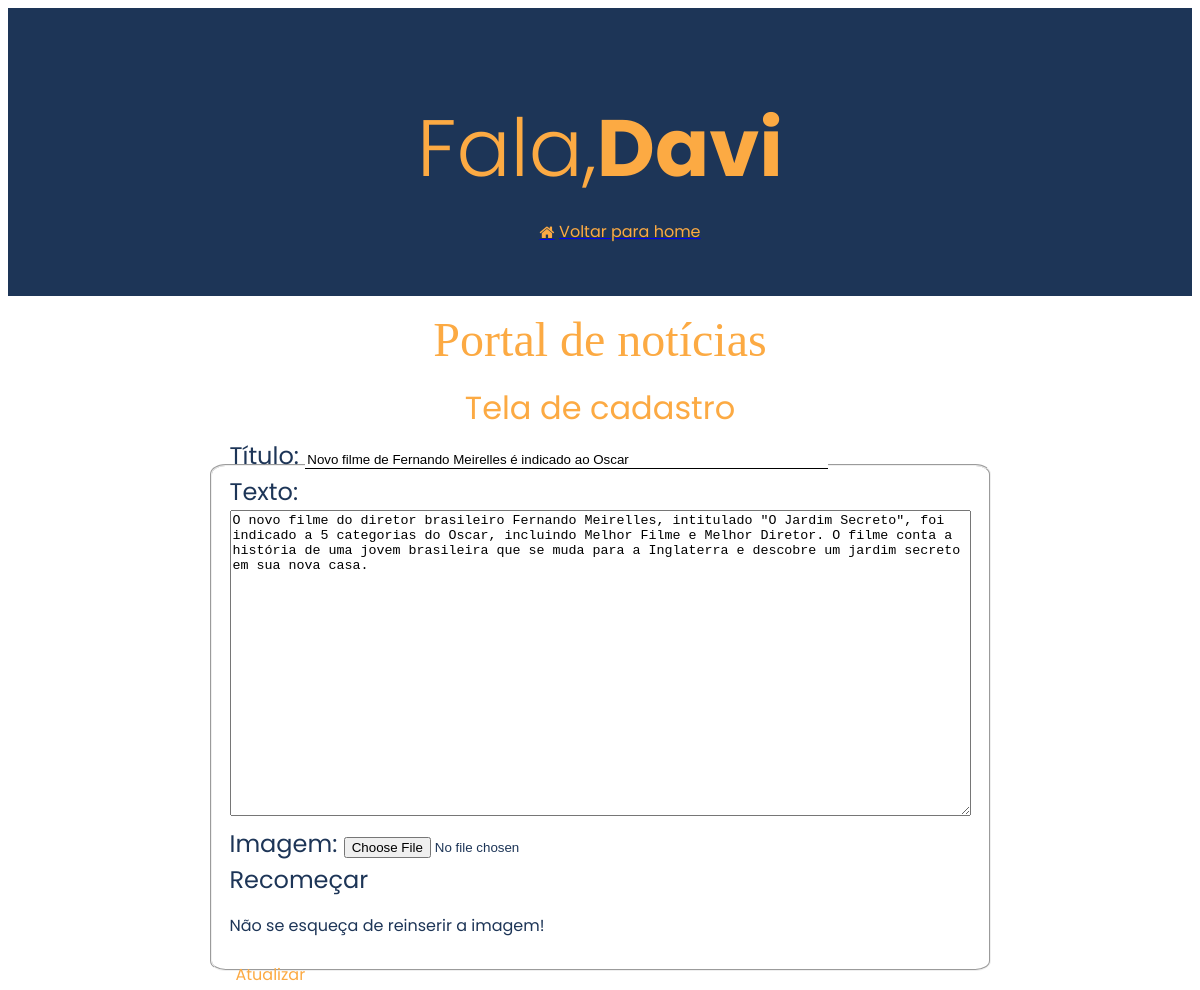
/pages/news/newsedit.php?id_artigo=20 (signed in), run on the app's committed database.
### tables this page shows
CREATE TABLE `artigos` (
  `id` int(11) NOT NULL,
  `titulo` varchar(100) NOT NULL,
  `autor` varchar(30) NOT NULL,
  `texto` text NOT NULL,
  `path_img` varchar(255) NOT NULL,
  `data` date NOT NULL,
  `usuario_id` int(11) NOT NULL
);

### controllers/editar_artigo.php (called while the page is built, shortened)
<?php
    require_once "../../assets/db/connect.php";
    if(isset($_GET['id_artigo'])){
        $result_artigo = mysqli_query($conexao, "SELECT * FROM `artigos` WHERE `id` = " . $_GET['id_artigo']);
        $numero_result = mysqli_num_rows($result_artigo);
        if($numero_result == 1){
            $edit_artigo = mysqli_fetch_array($result_artigo);
        }
    }
                    ?>

### pages/news/newsedit.php (the view, shortened to what this page needs)
<?php
    require_once "../../controllers/editar_artigo.php";
?>
<!DOCTYPE html>
<html lang="en">
<head>
    <link rel="stylesheet" href="../news/css/newscrud.css">
    <link rel="stylesheet" href="https://cdnjs.cloudflare.com/ajax/libs/font-awesome/4.7.0/css/font-awesome.min.css">
    <link href="https://unpkg.com/boxicons@2.1.2/css/boxicons.min.css" rel="stylesheet" />
</head>
<body>
    <div class="title">
        <div class="hero">
            <h1>Fala, <strong><?php echo $_SESSION['nome']; ?></strong> </h1>
            <ul class="icons">
                <a href="../home/index.php" target="_blank"><i class="fa fa-home"
                        style="color: #fcaa43; justify-content: center; align-items: center; display: flex;"><span
                            style="font-family: Poppins, serif; margin-left: 0.3rem;"> Voltar para home</span></i></a>
        </div><br><br><br>
        <p><span style="font-family: Grafite;"> Portal de notícias</span></p><br>
        <p style="font-size: 2rem; margin-top: -4rem;">Tela de cadastro</p>
    </div>
    <div class="container">
        <fieldset>
            <form enctype="multipart/form-data" action="" method="POST">
                Título: <input style="border:none; border-bottom: 1px solid black; width: 70%; outline: none;"
                    type="text" name="n_titulo" id="n_titulo" maxlength="100" value="<?php echo $edit_artigo[1]; ?>"><br>
                Texto: <br><textarea name="n_texto" id="n_texto" cols="90" rows="20" maxlength="3000"
                ><?php echo $edit_artigo[3]; ?></textarea><br>
                Imagem: <input type="file" name="n_img"><br>
                <a onclick="remover()">Recomeçar</a><br>
                <p style="font-size: 16px;">Não se esqueça de reinserir a imagem!</p>
                <button
                    style="font-family: Poppins, serif; color: #fcaa43; background-color: transparent; border: none; font-size: 1rem;"
                    type="submit" onclick="return confirm('Tem certeza que editar essa artigo?')">Atualizar</button>
            </form>
        </fieldset>
    </div>
</body>
</html>

### pages/news/css/newscrud.css (style rules this page uses)
body { font-family: Poppins, serif; font-size: 1rem; line-height: 1.5; background-color: #fff; }
.title h1 { color: #fcaa43; justify-content: center; align-items: center; display: flex; font-size: 5rem; }
.title p { color: #fcaa43; justify-content: center; align-items: center; display: flex; font-size: 3rem; margin-top: -4rem; }
.container { justify-content: center; align-items: center; display: flex; font-size: 1.5rem; }
.container fieldset { width: 7rem; height: 30rem; justify-content: center; align-items: center; display: flex; color: #1d3557; }
fieldset { color: black; border-radius: 2%; }
.hero { width: 100%; height: 18rem; background: #1d3557; display: table; }
h1 { color: #1d3557; text-align: center; margin: 0; padding: 0; display: table-cell; vertical-align: middle; text-align: center; color: #fff; font-weight: 300; margin-top: 5rem; }

### data on the page
artigos: n_titulo "Novo filme de Fernando Meirelles é indicado ao Oscar", n_texto "O novo filme do diretor brasileiro Fernando Meirelles, intitulado \"O Jardim Secreto\", foi indicado a 5 categorias do Oscar, incluindo Melhor Filme e Melhor Diretor. O filme conta a história de uma jovem brasileira que se muda para a Inglaterra e descobre um jardim secreto em sua nova casa."

### other printed values
$_SESSION['nome'] "Davi"
